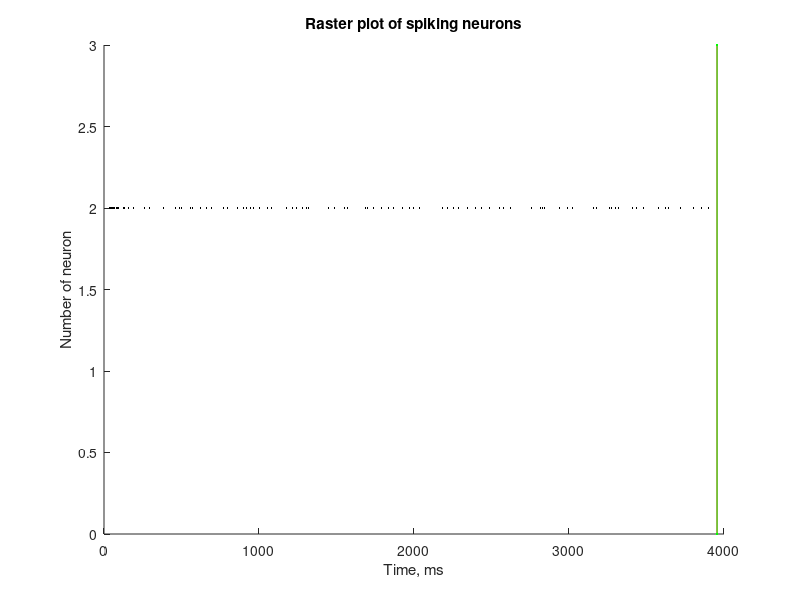
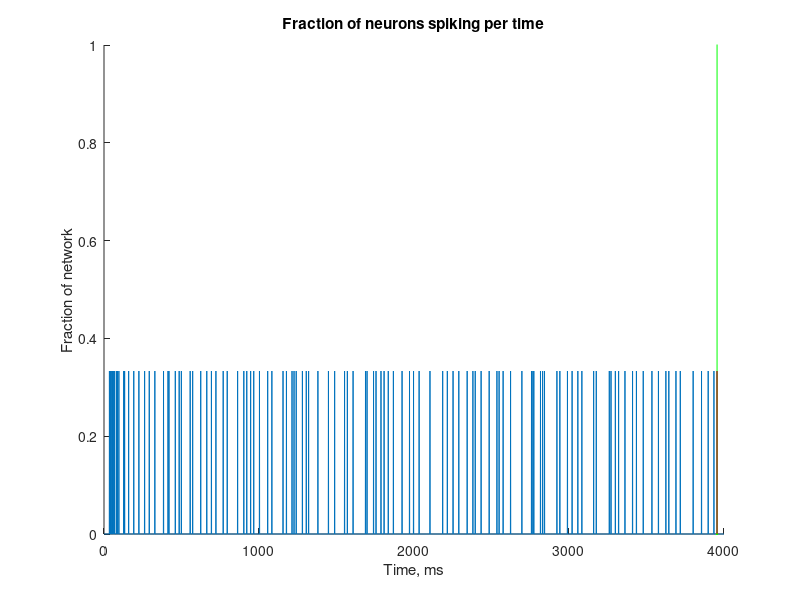
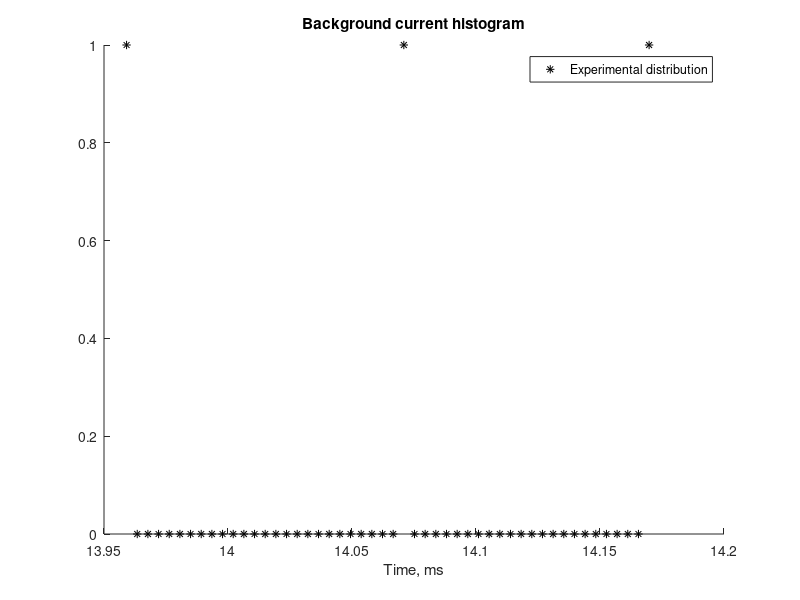

Reproduce these figures in MATLAB, in order.
%% Print Analysed Raw Data
function pard
global pi
pi = 3.14159265359;
    fprintf('\n\t\tNew instance %4.0f\n', random('Uniform', 1, 99999));

    LOAD_NEURON_PARAMETERS = 1;
    LOAD_POTENTIALS = 0;
    LOAD_SYNAPSE_DATA = 0;
    LOAD_SPIKES = 1;
    LOAD_SYNAPSES = 0;
    LOAD_CURRENTS = 0;
    
    CALCULATE_AVERAGE_POTENTIAL = LOAD_POTENTIALS * 1;              %Plots an average potential vs time
    CALCULATE_AVERAGE_CURRENT = LOAD_CURRENTS * 1;                  %Plots average synaptic current (with SD) vs time
    CALCULATE_BG_CURRENT_HISTOGRAM = LOAD_NEURON_PARAMETERS * 1;    %Plots a histogram of background currents of neurons
    
    CALCULATE_ACTIVITY_HISTOGRAM = LOAD_SPIKES * 1;                 %Plots an activity histogram (activity of network vs time)
    CALCULATE_AVERAGE_ISI = LOAD_SPIKES * 0;                        %Plots average InterSpike Interval vs time
    CALCULATE_ISI_HISTOGRAM = LOAD_SPIKES * 0;                      %Plots a histogram of ISI
    
    FIND_BURSTS = CALCULATE_ACTIVITY_HISTOGRAM * 1;                 %Finds bursts and marks them on other plots
    BURSTS_STATISTICS = FIND_BURSTS * 1;                            %Calculates and outputs some statistics about bursts, like length, amount os spikes, etc.
    CALCULATE_IBI = FIND_BURSTS * 0;    PLOT_IBI = CALCULATE_IBI * 0;%Calculates (and Plots resp.) time since last burst vs time.
    CALCULATE_IBI_HISTOGRAM = CALCULATE_IBI * 1;                    %Plots InterBurst Interval histogram vs time.
    FULL_BURST_AMPLITUDE = FIND_BURSTS * LOAD_SYNAPSES * 1;         %Calculates amplitude of bursts in terms of active synapses. Very slow.

%%%%%%%%%%%%%%%%%%%%%%%%%%%LOADING FROM FILES%%%%%%%%%%%%%%%%%%%%%%%%%%%%%%
    %% Analyzing parameters.txt
    fid = fopen('data/parameters.txt');
    fscanf(fid,'________Simulation parameters:\n');
    ton = fscanf(fid,'Type of neurons = %s');
    tos = fscanf(fid,'\nType of synapses = %s');
    N = fscanf(fid,'Neurons in simulation = %f;');
    p = fscanf(fid,'\nProbability of connection = %f;');
    time_length = fscanf(fid,'\nLength of simulation (msec) = %f;');
    tbe = fscanf(fid,'\nTime between exports (msec) = %f');
    fscanf(fid,'%s', 1);
    tbvie = fscanf(fid,'\nTime between I/V exports (msec) = %f');
    dt = fscanf(fid,';\nTime-step (msec) = %f;');
    fscanf(fid,'\n');
    tbwe = fscanf(fid,'\nTime between weight exports = %f;');
    aoin = fscanf(fid,'\nAmount of inhibitory neurons = %f;');
    tostim = fscanf(fid,'\nType of stimulation = %f;');
    syn_noise_freq = fscanf(fid,'\nSynaptic noise frequency = %f;');
    tau_stim = fscanf(fid,'\nTau stimulation = %f;');
    min_noise = fscanf(fid,'\nMin noise = %f;');
    max_noise = fscanf(fid,'ax noise = %f;');
    mean_stim = fscanf(fid,'\nMean stimulation = %f;');
    sd_stim = fscanf(fid,'\nSigma stimulation = %f;');
    import_neurons = fscanf(fid,'\nImport neurons = %d;');
    import_synapses = fscanf(fid,'synapses = %d;');
    fclose(fid);

    number_of_exports = floor(time_length / tbvie) + 1;
    fprintf('Parameters loaded.\n');

    %% Analysing neuron_parameters.txt
    if LOAD_NEURON_PARAMETERS == 1
        fid = fopen('data/neuron_parameters.txt');
        fscanf(fid,'\n________Neurons potential threshold:\n');
        Vth = fscanf(fid,'%f ');
        Vth = Vth';
        fscanf(fid,'\n________Neurons Vrest:\n');
        Vrest = fscanf(fid,'%f ');
        Vrest = Vrest';
        fscanf(fid,'\n________Neurons Ibg:\n');
        Ibg = fscanf(fid,'%f ');
        Ibg = Ibg';
        fclose(fid);
        fprintf('Neuron parameters loaded.\n');
    end
  
    %% Analyzing output.txt
    if LOAD_POTENTIALS == 1
        fid = fopen('data/output.txt');
        V = zeros(number_of_exports, N);
        time13 = zeros(1, number_of_exports);
        for i=1 : 1 : number_of_exports
            time13(i) = fscanf(fid, '_________Time = %f');
            fscanf(fid, '\n____Potentials:\n');
            asd = fscanf(fid, '%f ', [1 N]);
            for j=1 : 1 : N
                V(i, j) = asd(j);
            end
            fscanf(fid, '\n');
        end
        fclose(fid);
        fprintf('Output loaded.\n');
    end

    %% Analyzing synapse.txt
    if LOAD_SYNAPSE_DATA == 1
        fid = fopen('data/synapse.txt');
        X = zeros(1, number_of_exports);
        Y = zeros(1, number_of_exports);
        Z = zeros(1, number_of_exports);
        U = zeros(1, number_of_exports);
        time2 = zeros(1, number_of_exports);
        for i=1 : 1 : number_of_exports
            time2(i) = fscanf(fid, '_________Time = %f\n');
            X(i) = fscanf(fid, '%f ', 1);
            Y(i) = fscanf(fid, '%f ', 1);
            Z(i) = fscanf(fid, '%f ', 1);
            U(i) = fscanf(fid, '%f ', 1);
            fscanf(fid, '\n');
        end
        fclose(fid);
        fprintf('Synapse loaded.\n');
    end
  
    %% Analyzing spikes.txt
    if LOAD_SPIKES == 1
        fid = fopen('data/spikes.txt');
        rastr1 = fscanf(fid, '%f %f', [2 inf]);
        fclose(fid);
        rastr = rastr1(2,:);
        rastr_time = rastr1(1, :);
        rastr = rastr.';
        rastr_time = rastr_time.';
        num = size(rastr, 1);
        max_rastr_time = max(rastr_time);
        fprintf('Spikes loaded.\n');
    end

    %% Analyzing export/synapses.txt
    if LOAD_SYNAPSES == 1
        fid = fopen('export/synapses.txt', 'r');
        Nsyn = fscanf(fid, 'Number of synapses = %d');
        synnum = zeros(1, N);

        for i=1 : 1 : Nsyn
            buf = fscanf(fid, '%s', 1);
            while(~strcmp(buf,'from'))
                buf = fscanf(fid, '%s', 1);
            end
            buf00 = fscanf(fid, '%d', 1);
            synnum(buf00+1) = synnum(buf00+1) + 1;
        end
        fclose(fid);
        fprintf('Connections loaded.\n');
    end
    
    %% Analysing current.txt
    if LOAD_CURRENTS == 1
        fid = fopen('data/current.txt');
        I = zeros(number_of_exports, N);
        I_time = zeros(1, number_of_exports);
        for i=1 : 1 : number_of_exports
            I_time(i) = fscanf(fid, '_________Time = %f');
            asd = fscanf(fid, '%f ', [1 N]);
            for j=1 : 1 : N
                I(i, j) = asd(j);
            end
            fscanf(fid, '\n');
        end
        fclose(fid);
        fprintf('Currents loaded.\n');
    end
    
    
    fprintf('\tSimulation loaded.\n\n');
%%%%%%%%%%%%%%%%%%%%%%%%CALCULATING DATA%%%%%%%%%%%%%%%%%%%%%%%%%%%%%%%%%%%
    %% Calculate average potential
    if CALCULATE_AVERAGE_POTENTIAL == 1
        V_average = zeros(1, number_of_exports);
        for i=1 : 1 : number_of_exports
            for j=1 : 1 : N
                V_average(i) =  V_average(i) + V(i, j);
            end
            V_average(i) = V_average(i) / N;
        end
        fprintf('Average potential calculated.\n');
    end
    
    %% Calculate average current
    if CALCULATE_AVERAGE_CURRENT == 1
        I_average = zeros(1, number_of_exports);
        I_sd = zeros(1, number_of_exports);
        for i=1 : 1 : number_of_exports
            for j=1 : 1 : N
                I_average(i) =  I_average(i) + I(i, j);
            end
            I_average(i) = I_average(i) / N;
            for j=1 : 1 : number_of_exports
                I_sd(i) = I_sd(i) + (I_average(i) - I(i, j))^2;
            end
            I_sd(i) = sqrt(I_sd(i) / (N - 1));
        end
        fprintf('Average current calculated.\n');
    end
    
    %% BG current histogram
    if CALCULATE_BG_CURRENT_HISTOGRAM == 1
        I_bg_min = min(min(Ibg));
        I_bg_max = max(max(Ibg));
        I_bg_N = 50;    %SET AMOUNT OF HISTOGRAM PARTS HERE
        I_bg_d = (I_bg_max - I_bg_min) / (I_bg_N - 1);
        I_bg_hist = zeros(1, I_bg_N);
        for i=1 : 1 : N
            buf00 = floor((Ibg(i) - I_bg_min) / I_bg_d) + 1;
            I_bg_hist(buf00) = I_bg_hist(buf00) + 1;
        end
        I_bg_ind = I_bg_min : I_bg_d : I_bg_max;
    end
  
    %% Activity histogram
    if CALCULATE_ACTIVITY_HISTOGRAM == 1
        time_int_spikes = 1;
        integrated_spikes_amount = floor(time_length / time_int_spikes)+1;
        integrated_spikes = zeros(1, integrated_spikes_amount);
        integrated_spikes_time = zeros(1, integrated_spikes_amount);
        for i=1 : 1 : num
            integrated_spikes(floor(rastr_time(i) / time_int_spikes)+1) = ...
              integrated_spikes(floor(rastr_time(i) / time_int_spikes)+1) + 1;
        end
        integrated_spikes_time = 0 : time_int_spikes : ...
            (integrated_spikes_amount - 1) * time_int_spikes;
        integrated_spikes = integrated_spikes / N;
        fprintf('Activity histogram calculated.\n');
    end

    %% Average InterSpike Interval vs time
    if CALCULATE_AVERAGE_ISI == 1
        ISI = 1./(integrated_spikes * N);

        %Overall ISI
        spikes_in_neuron = ones(1, N);
        for i=1 : 1 : num
            spikes_in_neuron(rastr(i)+1) = spikes_in_neuron(rastr(i)+1) + 1;
        end
        overall_ISI = max_rastr_time ./ spikes_in_neuron;
        min_ISI_hist = 0;
        max_ISI_hist = max(max(overall_ISI));
        N_ISI_hist = N / 5; %SET AMOUNT OF HISTOGRAM PARTS HERE
        dISI_hist = (max_ISI_hist - min_ISI_hist) / (N_ISI_hist - 1);
        average_hist_ISI = zeros(1, N_ISI_hist);
        for i=1 : 1 : N
            buf00 = floor(overall_ISI(i) / dISI_hist) + 1;
            average_hist_ISI(buf00) = average_hist_ISI(buf00) + 1;
        end
        average_hist_ISI_ind = min_ISI_hist : dISI_hist : max_ISI_hist;
        fprintf('Average InterSpike Interval calculated.\n');
    end
  
    %% True ISI calculation - ISI histogram
    if CALCULATE_ISI_HISTOGRAM == 1
        spike_per_neuron = zeros(N, 1);
        for i=1 : 1 : length(rastr)
            neuronum = rastr(i) + 1;
            neurotime = rastr_time(i);
            spike_per_neuron(neuronum, 1) = spike_per_neuron(neuronum, 1) + 1;
            spike_per_neuron(neuronum, spike_per_neuron(neuronum, 1)+1) = neurotime;
        end
        diff_spike_per_neuron = zeros(size(spike_per_neuron));
        min_true_ISI = 0;
        max_true_ISI = 0;
        for i=1 : 1 : N
            diff_spike_per_neuron(i, 1) = spike_per_neuron(i, 1);
            diff_spike_per_neuron(i, 2) = spike_per_neuron(i, 2);
            if diff_spike_per_neuron(i, 2) > max_true_ISI
                max_true_ISI = diff_spike_per_neuron(i, 2);
            end
            if spike_per_neuron(i,1) > 1
                for j=2 : 1 : spike_per_neuron(i, 1)
                    diff_spike_per_neuron(i, j+1) = ...
                        spike_per_neuron(i, j+1) - spike_per_neuron(i, j);
                    if diff_spike_per_neuron(i, j+1) > max_true_ISI
                        max_true_ISI = diff_spike_per_neuron(i, j+1);
                    end
                end
            end
        end
        N_true_ISI = max_true_ISI / 10; %SET AMOUNT OF HISTOGRAM PARTS HERE
        true_ISI = zeros(1, N_true_ISI+1);
        d_true_ISI = (max_true_ISI - min_true_ISI) / N_true_ISI;
        for i=1 : 1 : N
            if diff_spike_per_neuron(i,1) > 0
                for j=1 : 1 : diff_spike_per_neuron(i, 1)
                    buf00 = floor(diff_spike_per_neuron(i, j+1) / d_true_ISI) + 1;
                    true_ISI(buf00) = true_ISI(buf00) + 1;
                end
            end
        end
        true_ISI_ind = min_true_ISI : d_true_ISI : max_true_ISI;
        fprintf('InterSpike Interval histogram calculated.\n');
    end
  
    %% Finding busrsts
    if FIND_BURSTS == 1
        burst_threshold = 0.2;          % % of network
        burst_width_threshold = 0.02;   % % of network
        window_size = 100;              %ms
        find_bursts = zeros(1, integrated_spikes_amount);
        for i=1 : 1 : integrated_spikes_amount
            if integrated_spikes(i) > burst_threshold
                find_bursts(i) = integrated_spikes(i);
            end
        end
        i = 1;
        while i < integrated_spikes_amount
            j = i+1;
            while integrated_spikes_time(j) - integrated_spikes_time(i) ...
                    < window_size && j+1 <= integrated_spikes_amount
                if find_bursts(i) > find_bursts(j)
                    find_bursts(j) = 0;
                else
                    find_bursts(i) = 0;
                    break;
                end
                j = j+1;
            end
            i = j;
        end
        amount_of_bursts = 0;
        burst_amps = zeros(1);
        burst_time = zeros(1);
        burst_spikes = zeros(1);
        burst_start = zeros(1);
        burst_end = zeros(1);
        for i=1 : 1 : integrated_spikes_amount
            if find_bursts(i) > 0
                amount_of_bursts = amount_of_bursts + 1;
                burst_amps(amount_of_bursts) = find_bursts(i) * N;
                burst_time(amount_of_bursts) = integrated_spikes_time(i);

                j = i-1;
                burst_spikes(amount_of_bursts) = integrated_spikes(i);
                while integrated_spikes(j) > burst_width_threshold
                    burst_spikes(amount_of_bursts) = ...
                        burst_spikes(amount_of_bursts) + integrated_spikes(j);
                    j = j - 1;
                    if j < 1
                        j = 1;
                        break;
                    end
                end
                burst_start(amount_of_bursts) = integrated_spikes_time(j);

                j = i+1;
                while integrated_spikes(j) > burst_width_threshold
                    burst_spikes(amount_of_bursts) = ...
                        burst_spikes(amount_of_bursts) + integrated_spikes(j);
                    j = j + 1;
                    if j > integrated_spikes_amount
                        j = integrated_spikes_amount;
                        break;
                    end
                end
                burst_end(amount_of_bursts) = integrated_spikes_time(j);
            end
        end
        burst_spikes = burst_spikes * N;
        burst_length = burst_end - burst_start;
        fprintf('Bursts found.\n');
    end
  
    %% Bursts statistics: average size, length, etc.
    if BURSTS_STATISTICS == 1
        % Average
        burst_length_av = 0;
        burst_activity_amp_av = 0;
        burst_spikes_amp_av = 0;
        for i=1 : 1 : amount_of_bursts
            burst_spikes_amp_av = burst_spikes_amp_av + burst_spikes(i);
            burst_length_av = burst_length_av + burst_length(i);
            burst_activity_amp_av = burst_activity_amp_av + burst_amps(i);
        end
        burst_spikes_amp_av = burst_spikes_amp_av / amount_of_bursts;
        burst_length_av = burst_length_av / amount_of_bursts;
        burst_activity_amp_av = burst_activity_amp_av / amount_of_bursts;
        
        % SD
        burst_length_sd = 0;
        burst_activity_amp_sd = 0;
        burst_spikes_amp_sd = 0;
        for i=1 : 1 : amount_of_bursts
            burst_length_sd = burst_length_sd + (burst_length(i) - burst_length_av)^2;
            burst_activity_amp_sd = burst_activity_amp_sd + (burst_activity_amp_av - burst_amps(i))^2;
            burst_spikes_amp_sd = burst_spikes_amp_sd + (burst_spikes_amp_av - burst_spikes(i))^2;
        end
        burst_spikes_amp_sd = sqrt(burst_spikes_amp_sd / (amount_of_bursts - 1));
        burst_length_sd = sqrt(burst_length_sd / (amount_of_bursts - 1));
        burst_activity_amp_sd = sqrt(burst_activity_amp_sd / (amount_of_bursts - 1));

        fprintf('Normal burst statistics calculated.\n');
    end
  
    %% InterBurst Interval calculation
    if CALCULATE_IBI == 1
        IBI = zeros(size(burst_amps));
        IBI(1) = burst_time(1);
        for i=2 : 1 : amount_of_bursts
            IBI(i) = burst_time(i) - burst_time(i-1);
        end
        fprintf('InterBurst Interval calculated.\n');
    end
    
    %% InterBurst Interval histogram
    if CALCULATE_IBI_HISTOGRAM == 1
        IBI_min = 0;
        IBI_max = max(max(IBI));
        IBI_N = 1000;   %SET AMOUNT OF HISTOGRAM PARTS HERE
        IBI_d = (IBI_max - IBI_min) / (IBI_N -1);
        IBI_hist = zeros(1, IBI_N);
        for i=1 : 1 : amount_of_bursts
            IBI_hist(floor(IBI(i) / IBI_d) + 1) = ...
                IBI_hist(floor(IBI(i) / IBI_d) + 1) + 1;
        end
        IBI_hist_ind = IBI_min : IBI_d : IBI_max;
        fprintf('InterBurst Interval histogram calculated.\n');
    end

    %% Burst amplitudes as spikes in synapses
    if FULL_BURST_AMPLITUDE == 1
        burst_full_amps = zeros(size(burst_time));
        for i=1 : 1 : length(rastr)
            for j=1 : 1 : length(burst_time)
                if burst_time(j) - rastr_time(i) > -time_int_spikes && ...
                      burst_time(j) - rastr_time(i) <= 0
                    burst_full_amps(j) = burst_full_amps(j) + synnum(rastr(i)+1);
                end
            end
        end
        average_full_burst_amp = 0;
        for i=1 : 1 : length(burst_time)
            average_full_burst_amp = average_full_burst_amp + burst_full_amps(i);
        end
        average_full_burst_amp = average_full_burst_amp / length(burst_time);
        sd_full_burst_amp = 0;
        for i=1 : 1 : amount_of_bursts
            sd_full_burst_amp = sd_full_burst_amp + (average_full_burst_amp - burst_full_amps(i))^2;
        end
        sd_full_burst_amp = sqrt(sd_full_burst_amp/length(burst_time));
        fprintf('Synapse bursts amplitudes calculated.\n');
    end

    fprintf('\t\tData analysed.\n');
%%%%%%%%%%%%%%%%%%%%%%%%PLOTTING DATA%%%%%%%%%%%%%%%%%%%%%%%%%%%%%%%%%%%%%%
    plotnum = 1;    %number of the free figure
    %% Average potential
    if CALCULATE_AVERAGE_POTENTIAL == 1
        figure(plotnum);
        plot(time13, V_average / 15);
        axis([0 max(max(time13)) 0 1]);
        title('Average potential');
        xlabel('Time, ms');
        ylabel('Potential / Vth');
        plotnum = plotnum + 1;
    end

    %% RASTER
    if LOAD_SPIKES == 1
        figure(plotnum);
        hold on;
        plot(rastr_time, rastr, 'k.','MarkerSize',1);
        if FIND_BURSTS == 1
            for i=1 : 1 : amount_of_bursts
                plot([burst_time(i) burst_time(i)], [0 N], 'r');
            end
        end
        plot([max_rastr_time max_rastr_time], [0 N], 'g.-');
        title('Raster plot of spiking neurons');
        axis([0 time_length 0 N]);
        xlabel('Time, ms');
        ylabel('Number of neuron');
        hold off;
        plotnum = plotnum + 1;
    end

    %% Activity
    if CALCULATE_ACTIVITY_HISTOGRAM == 1
        figure(plotnum);
        hold on;
        plot(integrated_spikes_time, integrated_spikes);
        plot([max_rastr_time max_rastr_time], [0 N], 'g.-');
        if FIND_BURSTS == 1
            for i=1 : 1 : amount_of_bursts
                plot([burst_time(i) burst_time(i)], [0 burst_amps(i)/N], 'r');
            end
        end
        title('Fraction of neurons spiking per time');
        axis([0 time_length 0 1]);
        xlabel('Time, ms');
        ylabel('Fraction of network');
        hold off;
        plotnum = plotnum + 1;
    end
    
    %% Synapse data
    if LOAD_SYNAPSE_DATA == 1
        figure(plotnum);
        hold on;
        title('Average x, y, z, u.');
        plot(time2, X, 'b');
        plot(time2, Y, 'k');
        plot(time2, Z, 'y');
        plot(time2, U, 'r');
        axis([0 time_length 0 1]);
        legend('X', 'Y', 'Z', 'U');
        xlabel('Time, ms');
        ylabel('Fraction');
        hold off;
        plotnum = plotnum + 1;
    end

    %% IBI
    if PLOT_IBI == 1
        figure(plotnum);
        hold on;
        plot(burst_time, IBI, 'k');
        title('InterBurst Interval');
        xlabel('Time, ms');
        ylabel('InterBurst Interval, ms');
        hold off;
        plotnum = plotnum + 1;
    end

    %% Average ISI
    if CALCULATE_AVERAGE_ISI == 1
        figure(plotnum);
        hold on;
        plot(integrated_spikes_time, ISI, 'k');
        title('Average InterSpikes Interval');
        axis([0 time_length 0 1]);
        xlabel('Time, ms');
        ylabel('InterSpikes Interval, ms');
        hold off;
        plotnum = plotnum + 1;
    end

    %% Average ISI histogram
    if CALCULATE_AVERAGE_ISI == 1
        figure(plotnum);
        hold on;
        plot(average_hist_ISI_ind, average_hist_ISI, 'k');
        title('InterSpikes Interval Histogram');
        xlabel('Time, ms');
        ylabel(' ');
        hold off;
        plotnum = plotnum + 1;
    end

    %% ISI histogram
    if CALCULATE_ISI_HISTOGRAM == 1
        figure(plotnum);
        hold on;
        plot(true_ISI_ind, true_ISI, 'k*');
        title('InterSpikes Interval Histogram')
        xlabel('Time, ms');
        ylabel(' ');
        hold off;
        plotnum = plotnum + 1;
    end

    %% IBI histogram
    if CALCULATE_IBI_HISTOGRAM == 1
        figure(plotnum);
        hold on;
        plot(IBI_hist_ind, IBI_hist, 'k*');
        title('InterBurst Interval Histogram')
        xlabel('Time, ms');
        ylabel(' ');
        hold off;
        plotnum = plotnum + 1;
    end

    %% Currents
    if LOAD_CURRENTS == 1
        figure(plotnum);
        hold on;
        errorbar(I_time, I_average, I_sd, 'k');
        title('Average currents with sd')
        xlabel('Time, ms');
        ylabel('Synaptic current, pA');
        axis([0 time_length min(min(I))*1.1 max(max(I))*1.1]);
        hold off;
        plotnum = plotnum + 1;
    end
    
    %% Background currents
    if CALCULATE_BG_CURRENT_HISTOGRAM == 1
        figure(plotnum);
        hold on;
        plot(I_bg_ind, I_bg_hist, 'k*');
        arr = min_noise : (max_noise - min_noise) / 1000 : max_noise;
        plot(arr, normalDistrTheor(mean_stim, sd_stim, arr).*max(max(I_bg_hist))*10, 'r');
        title('Background current histogram')
        xlabel('Time, ms');
        ylabel(' ');
        legend('Experimental distribution', 'Theoretical');
        hold off;
        plotnum = plotnum + 1;
    end

%%%%%%%%%%%%%%%%%%%%%%%%PRINTING DATA%%%%%%%%%%%%%%%%%%%%%%%%%%%%%%%%%%%%%%
    %% Burst data:
    if FIND_BURSTS == 1
        fprintf('Burst info: Total %d bursts:', amount_of_bursts);
        for i=1 : 1 : amount_of_bursts
            fprintf(' %d', burst_amps(i));
        end
        fprintf('\n');
    end
    if BURSTS_STATISTICS == 1
        fprintf('\nBursts'' neuron amps: Mean: %f, sd: %f.', burst_activity_amp_av, burst_activity_amp_sd);
        fprintf('\nBursts'' lengths: Mean: %f, sd: %f.', burst_length_av, burst_length_sd);
        fprintf('\nBursts'' spikes amounts: Mean: %f, sd: %f.', burst_spikes_amp_av, burst_spikes_amp_sd);
    end
    if FULL_BURST_AMPLITUDE == 1
        fprintf('\nBurst unnormal info. Mean: %f, sd: %f.', average_full_burst_amp, sd_full_burst_amp);
    end

    fprintf('\n');
end

function answ = normalDistrTheor(average, sd, index)
global pi
    answ = 1 ./ (sqrt(2.*pi).*sd) .* exp(- (index - average).^2 ./ (2 .* sd.^2));
end
